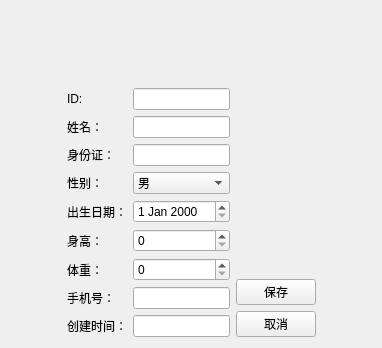
<?xml version="1.0" encoding="UTF-8"?>
<ui version="4.0">
 <class>PatientEditView</class>
 <widget class="QWidget" name="PatientEditView">
  <property name="geometry">
   <rect>
    <x>0</x>
    <y>0</y>
    <width>382</width>
    <height>348</height>
   </rect>
  </property>
  <property name="windowTitle">
   <string>编辑患者信息</string>
  </property>
  <layout class="QVBoxLayout" name="verticalLayout_2">
   <item>
    <spacer name="verticalSpacer_3">
     <property name="orientation">
      <enum>Qt::Vertical</enum>
     </property>
     <property name="sizeHint" stdset="0">
      <size>
       <width>20</width>
       <height>111</height>
      </size>
     </property>
    </spacer>
   </item>
   <item>
    <layout class="QHBoxLayout" name="horizontalLayout_2">
     <item>
      <spacer name="horizontalSpacer">
       <property name="orientation">
        <enum>Qt::Horizontal</enum>
       </property>
       <property name="sizeHint" stdset="0">
        <size>
         <width>66</width>
         <height>20</height>
        </size>
       </property>
      </spacer>
     </item>
     <item>
      <layout class="QHBoxLayout" name="horizontalLayout">
       <item>
        <layout class="QFormLayout" name="formLayout">
         <item row="0" column="0">
          <widget class="QLabel" name="label">
           <property name="text">
            <string>ID:</string>
           </property>
          </widget>
         </item>
         <item row="0" column="1">
          <widget class="QLineEdit" name="dbEditID"/>
         </item>
         <item row="1" column="0">
          <widget class="QLabel" name="label_2">
           <property name="text">
            <string>姓名：</string>
           </property>
          </widget>
         </item>
         <item row="1" column="1">
          <widget class="QLineEdit" name="dbEditName"/>
         </item>
         <item row="2" column="0">
          <widget class="QLabel" name="label_3">
           <property name="text">
            <string>身份证：</string>
           </property>
          </widget>
         </item>
         <item row="2" column="1">
          <widget class="QLineEdit" name="dbEditIDCard"/>
         </item>
         <item row="3" column="0">
          <widget class="QLabel" name="label_4">
           <property name="text">
            <string>性别：</string>
           </property>
          </widget>
         </item>
         <item row="3" column="1">
          <widget class="QComboBox" name="dbComboSex">
           <item>
            <property name="text">
             <string>男</string>
            </property>
           </item>
           <item>
            <property name="text">
             <string>女</string>
            </property>
           </item>
          </widget>
         </item>
         <item row="4" column="0">
          <widget class="QLabel" name="label_5">
           <property name="text">
            <string>出生日期：</string>
           </property>
          </widget>
         </item>
         <item row="4" column="1">
          <widget class="QDateEdit" name="dbDateEditDOB"/>
         </item>
         <item row="5" column="0">
          <widget class="QLabel" name="label_6">
           <property name="text">
            <string>身高：</string>
           </property>
          </widget>
         </item>
         <item row="5" column="1">
          <widget class="QSpinBox" name="dbSpinHeight">
           <property name="maximum">
            <number>300</number>
           </property>
          </widget>
         </item>
         <item row="6" column="0">
          <widget class="QLabel" name="label_7">
           <property name="text">
            <string>体重：</string>
           </property>
          </widget>
         </item>
         <item row="6" column="1">
          <widget class="QSpinBox" name="dbSpinweight">
           <property name="maximum">
            <number>300</number>
           </property>
          </widget>
         </item>
         <item row="7" column="0">
          <widget class="QLabel" name="label_8">
           <property name="text">
            <string>手机号：</string>
           </property>
          </widget>
         </item>
         <item row="7" column="1">
          <widget class="QLineEdit" name="dbEditwobile"/>
         </item>
         <item row="8" column="0">
          <widget class="QLabel" name="label_9">
           <property name="text">
            <string>创建时间：</string>
           </property>
          </widget>
         </item>
         <item row="8" column="1">
          <widget class="QLineEdit" name="dbCreatedTimeStamp"/>
         </item>
        </layout>
       </item>
       <item>
        <layout class="QVBoxLayout" name="verticalLayout">
         <item>
          <spacer name="verticalSpacer">
           <property name="orientation">
            <enum>Qt::Vertical</enum>
           </property>
           <property name="sizeHint" stdset="0">
            <size>
             <width>20</width>
             <height>40</height>
            </size>
           </property>
          </spacer>
         </item>
         <item>
          <widget class="QPushButton" name="pushButton">
           <property name="text">
            <string>保存</string>
           </property>
          </widget>
         </item>
         <item>
          <widget class="QPushButton" name="pushButton_2">
           <property name="text">
            <string>取消</string>
           </property>
          </widget>
         </item>
        </layout>
       </item>
      </layout>
     </item>
     <item>
      <spacer name="horizontalSpacer_2">
       <property name="orientation">
        <enum>Qt::Horizontal</enum>
       </property>
       <property name="sizeHint" stdset="0">
        <size>
         <width>65</width>
         <height>20</height>
        </size>
       </property>
      </spacer>
     </item>
    </layout>
   </item>
   <item>
    <spacer name="verticalSpacer_2">
     <property name="orientation">
      <enum>Qt::Vertical</enum>
     </property>
     <property name="sizeHint" stdset="0">
      <size>
       <width>20</width>
       <height>21</height>
      </size>
     </property>
    </spacer>
   </item>
  </layout>
 </widget>
 <resources/>
 <connections/>
</ui>
